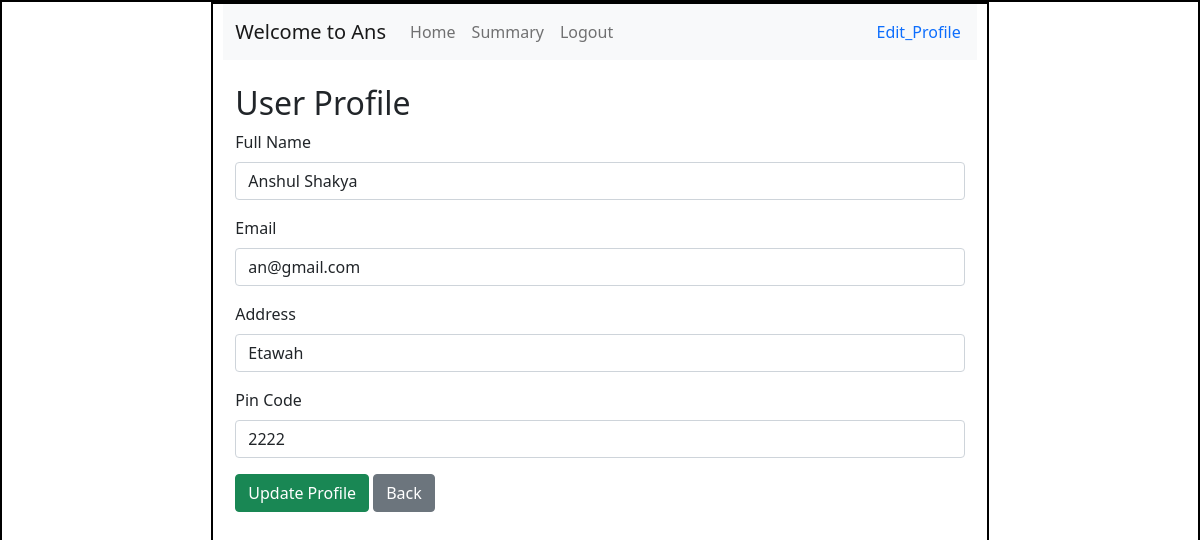
Screenshot of /profile/5 (signed in) with the database file from the repository.
### models/model.py (models this page shows)
class User(db.Model):
    id = db.Column(db.Integer(),primary_key = True)
    username = db.Column(db.String(),unique=True,nullable = False)
    email = db.Column(db.String(),unique = True, nullable = False)
    password = db.Column(db.String(),nullable= False)
    full_name = db.Column(db.String(),nullable= False)
    address = db.Column(db.String(),nullable= False)
    pin_code = db.Column(db.Integer(),nullable= False)
    type = db.Column(db.String(),default ="general")
    reservations = db.relationship("Reserve_parking_spot", backref="user", cascade="all, delete")

### controllers/user_controller.py (the view, shortened to what this page needs)
@user_bp.route("/profile/<int:user_id>", methods=["GET", "POST"])
def profile(user_id):
    this_user = User.query.get_or_404(user_id)
    if session.get("user_id") != user_id:
        flash("Unauthorized access")
        return redirect(url_for("admin.login"))
    return render_template("userprofile.html", this_user=this_user)

### templates/userprofile.html (shortened to what this page needs)
<!DOCTYPE html>
<html lang="en">
<head>
    <link rel="stylesheet" href="../static/style.css">
    <link href="https://cdn.jsdelivr.net/npm/bootstrap@5.0.2/dist/css/bootstrap.min.css" rel="stylesheet"
>
</head>
<body>
    <div id="main">
        <div id="canvas" class="overflow-auto">
            <nav class="navbar navbar-expand-lg navbar-light bg-light">
                <div class="container-fluid">
                    <a class="navbar-brand" href="#">Welcome to {{this_user.username}}</a>
                    <div class="collapse navbar-collapse " id="navbarSupportedContent">
                        <ul class="navbar-nav me-auto mb-2 mb-lg-0">
                            <li class="nav-item">
                                <a class="nav-link" href="{{ url_for('user.user', user_id=this_user.id) }}">Home</a>
                            </li>
                            <li class="nav-item">
                                <a class="nav-link" href="{{ url_for('user.summary') }}">Summary</a>
                            </li>
                            <li class="nav-item">
                                <a class="nav-link" href="{{ url_for('admin.login') }}">Logout</a>
                            </li>
                        </ul>
                    </div>
                </div>
                <div class="text-center">
                    <a class="nav-link" href="{{ url_for('user.profile', user_id=this_user.id) }}">Edit_Profile</a>
                </div>
            </nav>
            <div id="content">
                <div class="container mt-4">
                    <h2>User Profile</h2>
                    <form method="POST">
                        <div class="mb-3">
                            <label for="full_name" class="form-label">Full Name</label>
                            <input type="text" class="form-control" name="full_name" value="{{ this_user.full_name }}">
                        </div>
                        <div class="mb-3">
                            <label for="email" class="form-label">Email</label>
                            <input type="email" class="form-control" name="email" value="{{ this_user.email }}">
                        </div>
                        <div class="mb-3">
                            <label for="address" class="form-label">Address</label>
                            <input type="text" class="form-control" name="address" value="{{ this_user.address }}">
                        </div>
                        <div class="mb-3">
                            <label for="pin_code" class="form-label">Pin Code</label>
                            <input type="text" class="form-control" name="pin_code" value="{{ this_user.pin_code }}">
                        </div>
                        <button type="submit" class="btn btn-success">Update Profile</button>
                        <a href="{{ url_for('user.user', user_id=this_user.id) }}" class="btn btn-secondary">Back</a>
                    </form>
                </div>
            </div>
        </div>
    </div>
</body>
</html>

### static/style.css (style rules this page uses)
* { margin: 0; }
#main, #canvas { border: 2px solid black; }
#canvas { width: 65%; height: 800px; margin: auto; padding-left: 10px; padding-right: 10px; }

### rows the page displays
User: username "Ans", full_name "Anshul Shakya", email "an@gmail.com", address "Etawah", pin_code "2222"
